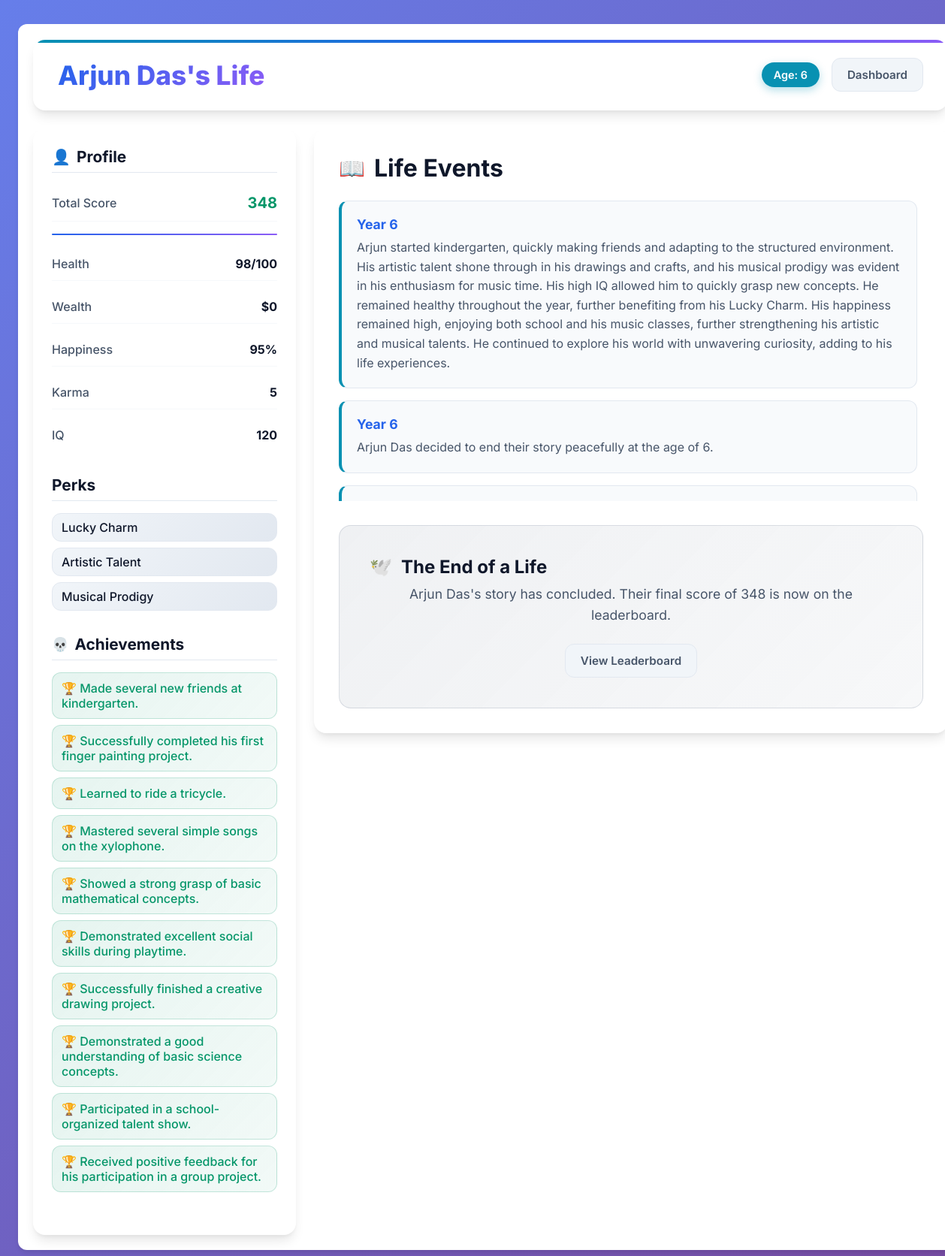
Screenshot of /life/1 (signed in) with the database file from the repository.
### app.py (models this page shows)
class Character(db.Model):
    id = db.Column(db.Integer, primary_key=True)
    user_id = db.Column(db.Integer, db.ForeignKey('user.id'), nullable=False)
    name = db.Column(db.String(100), nullable=False)
    gender = db.Column(db.String(50), nullable=False)
    is_alive = db.Column(db.Boolean, default=True, nullable=False)
    age = db.Column(db.Integer, default=0)
    score = db.Column(db.Integer, default=0)
    events = db.relationship('LifeEvent', backref='character', lazy=True, cascade="all, delete-orphan")
    attributes = db.relationship('Attribute', backref='character', lazy=True, cascade="all, delete-orphan")
    perks = db.relationship('Perk', backref='character', lazy=True, cascade="all, delete-orphan")
    choices = db.relationship('Choice', backref='character', lazy=True, cascade="all, delete-orphan")
    achievements = db.relationship('Achievement', backref='character', lazy=True, cascade="all, delete-orphan")

class Attribute(db.Model):
    id = db.Column(db.Integer, primary_key=True)
    character_id = db.Column(db.Integer, db.ForeignKey('character.id'), nullable=False)
    year = db.Column(db.Integer, nullable=False)
    health = db.Column(db.Integer, default=100)
    wealth = db.Column(db.BigInteger, default=500) # Changed to BigInteger
    happiness = db.Column(db.Integer, default=75)
    karma = db.Column(db.Integer, default=0)
    iq = db.Column(db.Integer, default=100)

class Perk(db.Model):
    id = db.Column(db.Integer, primary_key=True)
    character_id = db.Column(db.Integer, db.ForeignKey('character.id'), nullable=False)
    name = db.Column(db.String(100), nullable=False)

class Achievement(db.Model):
    id = db.Column(db.Integer, primary_key=True)
    character_id = db.Column(db.Integer, db.ForeignKey('character.id'), nullable=False)
    description = db.Column(db.String(255), nullable=False)

class LifeEvent(db.Model):
    id = db.Column(db.Integer, primary_key=True)
    character_id = db.Column(db.Integer, db.ForeignKey('character.id'), nullable=False)
    year = db.Column(db.Integer, nullable=False)
    summary = db.Column(db.Text, nullable=False)

### app.py (the view)
@app.route('/life/<int:character_id>')
@login_required
def life_view(character_id):
    character = Character.query.get_or_404(character_id)
    if character.user_id != current_user.id: return redirect(url_for('dashboard'))
    latest_attributes = Attribute.query.filter_by(character_id=character.id).order_by(Attribute.year.desc()).first()
    choices = Choice.query.filter_by(character_id=character.id).all()
    achievements = Achievement.query.filter_by(character_id=character.id).all()
    return render_template('life_view.html', character=character, attributes=latest_attributes, choices=[c.description for c in choices], achievements=achievements)

### app.py (called while the page is built)
@login_manager.user_loader
def load_user(user_id): return User.query.get(int(user_id))

### templates/life_view.html (shortened to what this page needs)
{% extends "base.html" %}
{% block content %}
<div class="life-view-container">
    <header class="life-header">
        <h1>{{ character.name }}'s Life</h1>
        <div class="header-actions">
            <span class="age-badge">Age: {{ character.age }}</span>
            <a href="{{ url_for('dashboard') }}" class="btn">Dashboard</a>
        </div>
    </header>
    <div class="life-layout">
        <aside class="attributes-panel">
            <h3>Profile</h3>
            <div class="attributes-list">
                <div class="attribute-item"><span>Total Score</span><span class="value score-value">{{ "{:,}".format(character.score) }}</span></div>
                <hr>
                <div class="attribute-item"><span>Health</span><span class="value">{{ attributes.health }}/100</span></div>
                <div class="attribute-item"><span>Wealth</span><span class="value">${{ "{:,.0f}".format(attributes.wealth) }}</span></div>
                <div class="attribute-item"><span>Happiness</span><span class="value">{{ attributes.happiness }}%</span></div>
                <div class="attribute-item"><span>Karma</span><span class="value">{{ attributes.karma }}</span></div>
                <div class="attribute-item"><span>IQ</span><span class="value">{{ attributes.iq }}</span></div>
            </div>
            <h4>Perks</h4>
            <ul class="perks-list">
                {% for perk in character.perks %}
                <li>{{ perk.name }}</li>
                {% endfor %}
            </ul>
            <h4>Achievements</h4>
            {% if achievements %}
            <ul class="achievements-list">
                {% for achievement in achievements %}
                <li>🏆 {{ achievement.description }}</li>
                {% endfor %}
            </ul>
            {% else %}
            <p class="no-items">None yet.</p>
            {% endif %}
        </aside>
        <main class="story-panel">
            <h2>Life Events</h2>
            <div class="events-log">
                {% for event in character.events|sort(attribute='year', reverse=True) %}
                <div class="event-entry">
                    <h4>Year {{ event.year }}</h4>
                    <p>{{ event.summary }}</p>
                </div>
                {% endfor %}
            </div>
            {% if character.is_alive %}
            <div class="choices-section">
                <h3>What will you do next?</h3>
                <p>Your choices will shape the coming year. Choose up to 3.</p>
                <form action="{{ url_for('advance_year', character_id=character.id) }}" method="POST" id="choicesForm">
                    <div class="selection-grid" id="choicesGrid">
                        {% for choice in choices %}
                        <div class="selection-item" data-value="{{ choice }}">{{ choice }}</div>
                        {% endfor %}
                    </div>
                    <button type="submit" class="btn btn-primary btn-full">Confirm Choices for Next Year</button>
                </form>
            </div>
            {% else %}
            <div class="choices-section end-of-life">
                <h3>The End of a Life</h3>
                <p>{{ character.name }}'s story has concluded. Their final score of {{ "{:,}".format(character.score) }} is now on the leaderboard.</p>
                <a href="{{ url_for('leaderboard') }}" class="btn">View Leaderboard</a>
            </div>
            {% endif %}
        </main>
    </div>
</div>
{% endblock %}

### static/css/style.css (style rules this page uses)
:root { --primary-color: #4f46e5; --primary-hover: #4338ca; --secondary-color: #111827; --text-color: #374151; --light-text: #6b7280; --bg-color: #f9fafb; --card-bg: #ffffff; --border-color: #e5e7eb; --success-color: #10b981; --danger-color: #ef4444; --info-color: #3b82f6; --warning-color: #f59e0b; }
body { font-family: 'Inter', sans-serif; background-color: var(--bg-color); color: var(--text-color); margin: 0; }
.btn { display: inline-block; padding: 0.75rem 1.5rem; border: none; border-radius: 0.5rem; font-size: 1rem; font-weight: 500; text-decoration: none; cursor: pointer; transition: all 0.2s ease; text-align: center; }
.life-view-container { background: var(--card-bg); padding: 2rem; border-radius: 0.75rem; box-shadow: 0 4px 6px -1px rgba(0,0,0,0.1); }
.life-header { display: flex; justify-content: space-between; align-items: center; border-bottom: 1px solid var(--border-color); padding-bottom: 1rem; margin-bottom: 2rem; }
.life-header h1 { font-size: 2rem; color: var(--secondary-color); margin: 0; }
.header-actions { display: flex; align-items: center; gap: 1rem; }
.age-badge { background-color: var(--primary-color); color: white; padding: 0.5rem 1rem; border-radius: 999px; font-weight: 500; }
.life-layout { display: grid; grid-template-columns: 1fr 2fr; gap: 2rem; }
.attributes-panel { background-color: var(--bg-color); padding: 1.5rem; border-radius: 0.75rem; }
.attributes-panel h3, .attributes-panel h4 { margin-top: 0; margin-bottom: 1rem; color: var(--secondary-color); border-bottom: 1px solid var(--border-color); padding-bottom: 0.5rem; }
.attributes-panel h4 { margin-top: 1.5rem; }
.attribute-item { display: flex; justify-content: space-between; margin-bottom: 0.75rem; }
.attribute-item .value { font-weight: 700; }
.attribute-item .score-value { color: var(--primary-color); font-size: 1.25rem; }
.attributes-list hr { border: none; height: 1px; background-color: var(--border-color); margin: 1rem 0; }
.perks-list, .achievements-list { list-style: none; padding: 0; }
.perks-list li, .achievements-list li { margin-bottom: 0.5rem; }
.story-panel h2 { margin-top: 0; }
.events-log { max-height: 500px; overflow-y: auto; padding-right: 1rem; }
.event-entry { margin-bottom: 1.5rem; padding-bottom: 1.5rem; border-bottom: 1px solid var(--border-color); }
.event-entry h4 { margin: 0 0 0.5rem 0; color: var(--primary-color); }
.choices-section { margin-top: 2rem; background-color: var(--bg-color); padding: 1.5rem; border-radius: 0.75rem; }
.choices-section.end-of-life { text-align: center; }

### rows the page displays
Character: name "Arjun Das", age "6", score "348"
Attribute: health "98", wealth "0", happiness "95", karma "5", iq "120"
Perk: name "Lucky Charm"
Perk: name "Artistic Talent"
Perk: name "Musical Prodigy"
Achievement: description "Made several new friends at kindergarten."
Achievement: description "Successfully completed his first finger painting project."
Achievement: description "Learned to ride a tricycle."
Achievement: description "Mastered several simple songs on the xylophone."
Achievement: description "Showed a strong grasp of basic mathematical concepts."
Achievement: description "Demonstrated excellent social skills during playtime."
Achievement: description "Successfully finished a creative drawing project."
Achievement: description "Demonstrated a good understanding of basic science concepts."
Achievement: description "Participated in a school-organized talent show."
Achievement: description "Received positive feedback for his participation in a group project."
LifeEvent: year "6", summary "Arjun started kindergarten, quickly making friends and adapting to the structured environment. His artistic talent shone through in his drawings and crafts, and his musical prodigy was evident in his enthusiasm for music time. His high IQ allowed him to quickly grasp new concepts. He remained healthy throughout the year, further benefiting from his Lucky Charm. His happiness remained high, enjoying both school and his music classes, further strengthening his artistic and musical talents. He continued to explore his world with unwavering curiosity, adding to his life experiences."
LifeEvent: year "6", summary "Arjun Das decided to end their story peacefully at the age of 6."
